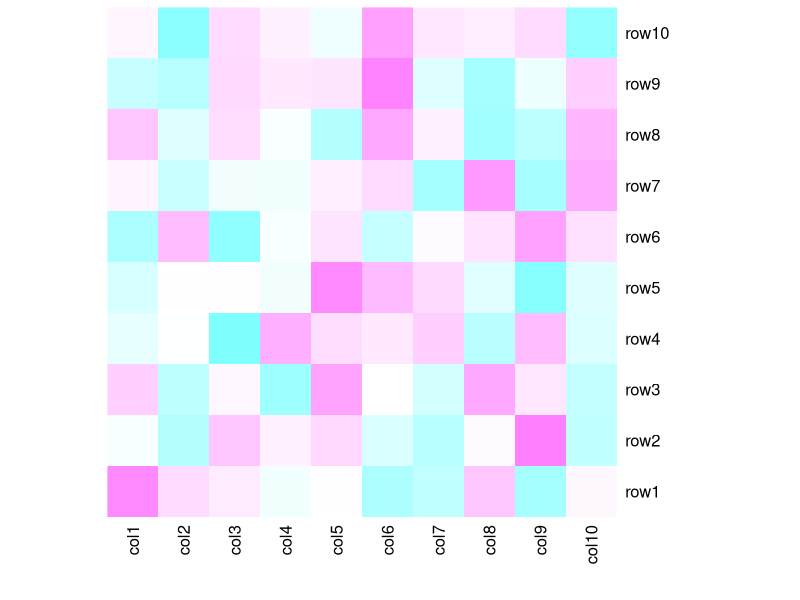

The R script that drew this image:
#3. Simulate a simple dataset of 10 points.Create a heat map to visualize relationships between
#the variables. A heat map is agraphical representation of data where the data values are
#represented as colours.


data <- matrix(rnorm(100, 0, 10), nrow = 10, ncol = 10)
colnames(data) <- paste0("col", 1:10) 
rownames(data) <- paste0("row", 1:10)
View(data)
heatmap(data, Rowv = NA, Colv = NA, col = cm.colors(256))